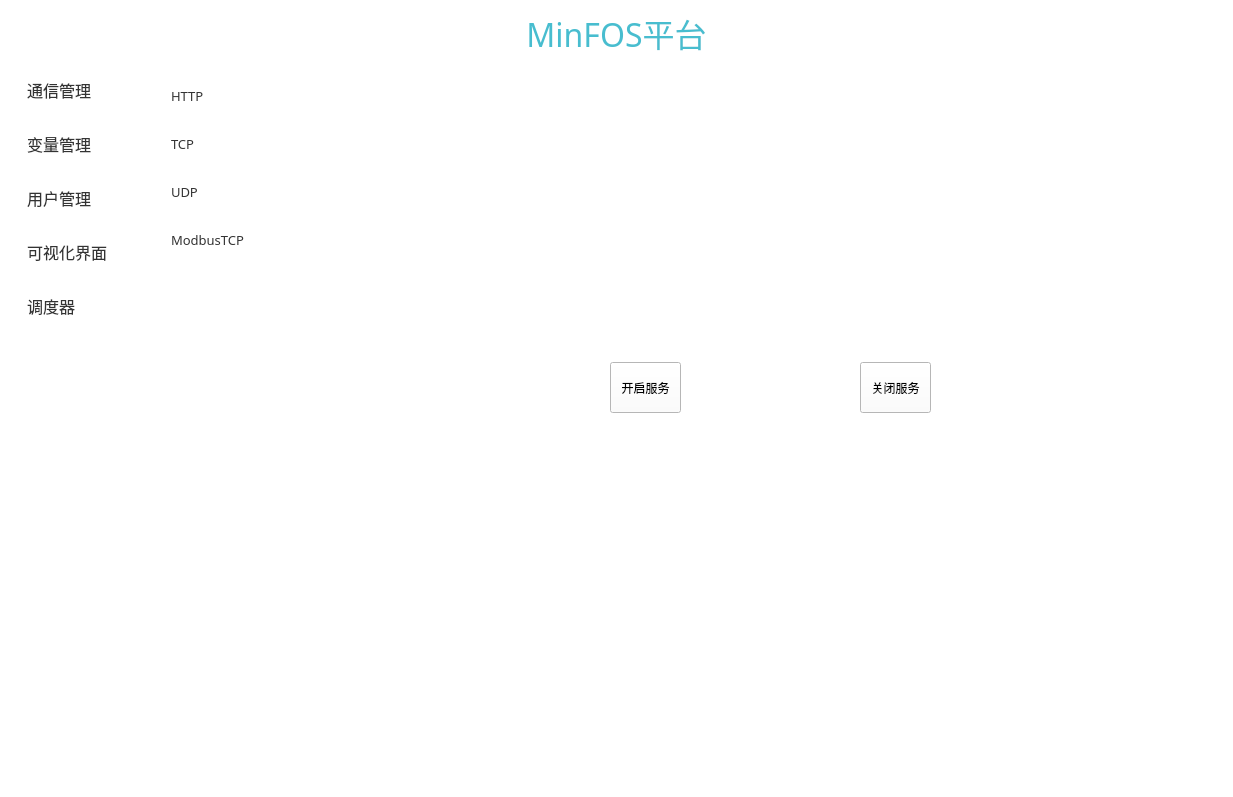
<?xml version="1.0" encoding="UTF-8"?>
<ui version="4.0">
 <class>MinFOSWindow</class>
 <widget class="QMainWindow" name="MinFOSWindow">
  <property name="geometry">
   <rect>
    <x>0</x>
    <y>0</y>
    <width>1233</width>
    <height>797</height>
   </rect>
  </property>
  <property name="windowTitle">
   <string>MainWindow</string>
  </property>
  <property name="styleSheet">
   <string notr="true">background-color: rgb(255, 255, 255);</string>
  </property>
  <widget class="QWidget" name="centralwidget">
   <layout class="QVBoxLayout" name="verticalLayout">
    <item>
     <layout class="QHBoxLayout" name="horizontalLayout">
      <item>
       <spacer name="horizontalSpacer">
        <property name="orientation">
         <enum>Qt::Horizontal</enum>
        </property>
        <property name="sizeHint" stdset="0">
         <size>
          <width>40</width>
          <height>20</height>
         </size>
        </property>
       </spacer>
      </item>
      <item>
       <widget class="QLabel" name="label_4">
        <property name="font">
         <font>
          <family>宋体</family>
          <pointsize>24</pointsize>
         </font>
        </property>
        <property name="styleSheet">
         <string notr="true">color: rgb(72, 189, 207);</string>
        </property>
        <property name="text">
         <string>MinFOS平台</string>
        </property>
        <property name="alignment">
         <set>Qt::AlignCenter</set>
        </property>
       </widget>
      </item>
      <item>
       <spacer name="horizontalSpacer_2">
        <property name="orientation">
         <enum>Qt::Horizontal</enum>
        </property>
        <property name="sizeHint" stdset="0">
         <size>
          <width>40</width>
          <height>20</height>
         </size>
        </property>
       </spacer>
      </item>
     </layout>
    </item>
    <item>
     <layout class="QHBoxLayout" name="horizontalLayout_2" stretch="1,8">
      <property name="spacing">
       <number>0</number>
      </property>
      <item>
       <widget class="QListWidget" name="listWidget">
        <property name="font">
         <font>
          <family>微软雅黑</family>
          <pointsize>12</pointsize>
         </font>
        </property>
        <property name="styleSheet">
         <string notr="true">QListWidget {
    background-color: #FFFFFF;
    border: none;
    outline: 0;
}

QListWidget::item {
    border: none;
    background-color: #FFFFFF;
    color: #333333;
    padding: 15px 15px;
    font-size: 15px;
    qproperty-alignment: AlignCenter;
}

QListWidget::item:selected {
    background-color: #F5F5F5;
    color: #1976D2;
    font-weight: bold;
    font-size: 14px;
}

QListWidget::item:hover:!selected {
    background-color: #F8F8F8;
}</string>
        </property>
        <item>
         <property name="text">
          <string>通信管理</string>
         </property>
        </item>
        <item>
         <property name="text">
          <string>变量管理</string>
         </property>
        </item>
        <item>
         <property name="text">
          <string>用户管理</string>
         </property>
        </item>
        <item>
         <property name="text">
          <string>可视化界面</string>
         </property>
        </item>
        <item>
         <property name="text">
          <string>调度器</string>
         </property>
        </item>
       </widget>
      </item>
      <item>
       <widget class="QStackedWidget" name="MainImageWidget">
        <property name="currentIndex">
         <number>0</number>
        </property>
        <widget class="QWidget" name="page">
         <layout class="QGridLayout" name="gridLayout">
          <item row="0" column="0">
           <layout class="QHBoxLayout" name="horizontalLayout_3" stretch="1,5">
            <property name="spacing">
             <number>0</number>
            </property>
            <item>
             <widget class="QListWidget" name="ComListWidget">
              <property name="font">
               <font>
                <family>微软雅黑</family>
                <pointsize>10</pointsize>
               </font>
              </property>
              <property name="styleSheet">
               <string notr="true">QListWidget {
    background-color: #FFFFFF;
    border: none;
    outline: 0;
}

QListWidget::item {
    border: none;
    background-color: #FFFFFF;
    color: #333333;
    padding: 15px 15px;
    font-size: 15px;
    qproperty-alignment: AlignCenter;
}

QListWidget::item:selected {
    background-color: #F5F5F5;
    color: #1976D2;
    font-weight: bold;
    font-size: 14px;
}

QListWidget::item:hover:!selected {
    background-color: #F8F8F8;
}</string>
              </property>
              <item>
               <property name="text">
                <string>HTTP</string>
               </property>
              </item>
              <item>
               <property name="text">
                <string>TCP</string>
               </property>
              </item>
              <item>
               <property name="text">
                <string>UDP</string>
               </property>
              </item>
              <item>
               <property name="text">
                <string>ModbusTCP</string>
               </property>
              </item>
             </widget>
            </item>
            <item>
             <widget class="QStackedWidget" name="ComWidget">
              <property name="styleSheet">
               <string notr="true">background-color: rgb(255, 255, 255);
gridline-color: rgb(0, 0, 0);</string>
              </property>
              <property name="currentIndex">
               <number>1</number>
              </property>
              <widget class="QWidget" name="page_4">
               <widget class="QTableWidget" name="tableWidget">
                <property name="geometry">
                 <rect>
                  <x>20</x>
                  <y>30</y>
                  <width>901</width>
                  <height>351</height>
                 </rect>
                </property>
                <column>
                 <property name="text">
                  <string>新建列</string>
                 </property>
                </column>
                <column>
                 <property name="text">
                  <string>新建列</string>
                 </property>
                </column>
                <column>
                 <property name="text">
                  <string>新建列</string>
                 </property>
                </column>
               </widget>
              </widget>
              <widget class="QWidget" name="page_6">
               <widget class="QTextEdit" name="TCPServer_textEdit">
                <property name="geometry">
                 <rect>
                  <x>10</x>
                  <y>440</y>
                  <width>861</width>
                  <height>271</height>
                 </rect>
                </property>
                <property name="font">
                 <font>
                  <family>宋体</family>
                  <pointsize>12</pointsize>
                 </font>
                </property>
                <property name="styleSheet">
                 <string notr="true">background-color:transparent;</string>
                </property>
               </widget>
               <widget class="QPushButton" name="StartTCPserver_Button">
                <property name="geometry">
                 <rect>
                  <x>280</x>
                  <y>290</y>
                  <width>71</width>
                  <height>51</height>
                 </rect>
                </property>
                <property name="text">
                 <string>开启服务</string>
                </property>
               </widget>
               <widget class="QPushButton" name="StopTCPserver_Button">
                <property name="geometry">
                 <rect>
                  <x>530</x>
                  <y>290</y>
                  <width>71</width>
                  <height>51</height>
                 </rect>
                </property>
                <property name="text">
                 <string>关闭服务</string>
                </property>
               </widget>
              </widget>
              <widget class="QWidget" name="page_7"/>
              <widget class="QWidget" name="page_5"/>
             </widget>
            </item>
           </layout>
          </item>
         </layout>
        </widget>
        <widget class="QWidget" name="page_3">
         <widget class="QToolButton" name="toolButton">
          <property name="geometry">
           <rect>
            <x>220</x>
            <y>210</y>
            <width>38</width>
            <height>19</height>
           </rect>
          </property>
          <property name="text">
           <string>...</string>
          </property>
         </widget>
        </widget>
        <widget class="QWidget" name="page_2"/>
       </widget>
      </item>
     </layout>
    </item>
   </layout>
  </widget>
 </widget>
 <resources/>
 <connections/>
</ui>
